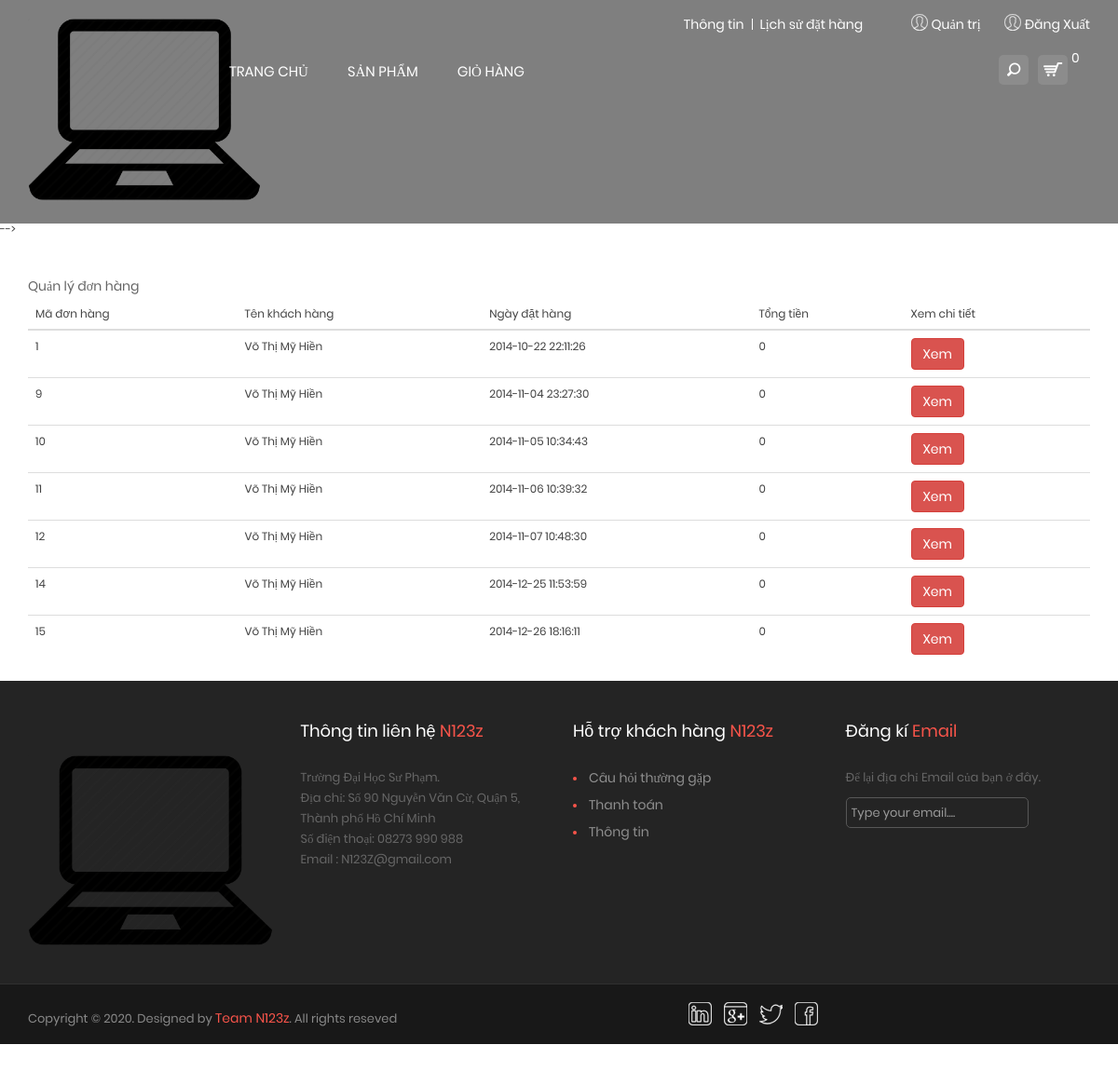
/index.php?mod=order&act=history (signed in), run on the app's committed database.
### tables this page shows
CREATE TABLE `orders` (
  `OrderID` int(11) NOT NULL,
  `UserID` int(11) NOT NULL,
  `AddedDate` datetime NOT NULL,
  `Address` varchar(250) DEFAULT NULL,
  `Phone` varchar(20) DEFAULT NULL,
  `Sum` int(11) DEFAULT NULL,
  `Status` bit(1) NOT NULL DEFAULT b'0'
);

CREATE TABLE `users` (
  `UserID` int(11) NOT NULL,
  `GroupID` int(11) NOT NULL,
  `FullName` varchar(255) NOT NULL,
  `UserName` varchar(20) NOT NULL,
  `PassWord` varchar(32) NOT NULL,
  `Email` varchar(50) NOT NULL
);

### Model/Order.php (called while the page is built, shortened)
<?php
include_once("DataProvider.php");
class Order{
	private $da;
	function __construct(){
		$this->da = new DataProvider();
	}
	function getOrdersByUserId($id){
		$sql = "Select * from orders o join users u on o.UserID = u.UserID where o.UserID=$id";
		return $this->da->FetchAll($sql);
	}
}
?>

### Model/DataProvider.php (called while the page is built, shortened)
 <?php
	class DataProvider{
		private $link;
		function __construct()
		{
			$this->link=mysqli_connect("127.0.0.1","root","","cnweb");
		}
		function ExecuteQuery($sql)
		{
	 		mysqli_query($this->link,"set names utf8");
			return mysqli_query($this->link, $sql);
		}
		function FetchAll($sql){
			$arr=array();
			$r = $this->ExecuteQuery($sql);
			while($row = mysqli_fetch_assoc($r)){
				$arr[]=$row;
			}
			return $arr;
		}
	}
?>

### Model/OrderItem.php (called while the page is built, shortened)
<?php
include_once("DataProvider.php");
class OrderItem{
	private $da;
	function __construct(){
		$this->da = new DataProvider();
	}
	function GetOrderItemByOrder($orderID){
		$sql="Select orderitems.ProductID,ProductName,Price, orderitems.Quantity from orderitems inner join products on orderitems.ProductID=products.ProductID where OrderID=$orderID";
		return $this->da->FetchAll($sql);
	}
}
?>

### View/Order/history.php (the view, shortened to what this page needs)
<div>
<h2><span><a href="admin.php?mod=order&act=manage">Quản lý đơn hàng</a></span></h2>
<table class="table">
  <thead class="thead-dark">
    <tr>
      <th scope="col">Mã đơn hàng</th>
      <th scope="col">Tên khách hàng</th>
      <th scope="col">Ngày đặt hàng</th>
      <th scope="col">Tổng tiền</th>
      <th scope="col">Xem chi tiết</th>
    </tr>
  </thead>
  <tbody>
  	<?php
	foreach($order as $row)
	{
		$item = $oi->GetOrderItemByOrder($row['OrderID']);
		$sum=0;
		$chuoi = <<<EOD
		<tr>
	      <th scope="row">{$row["OrderID"]}</th>
	      <td>{$row["FullName"]}</td>
	      <td>{$row["AddedDate"]}</td>
	      <td>$sum</td>
	      <td><a href="index.php?mod=order&act=chitiet&id={$row["OrderID"]}&index=1" class="btn btn-danger">Xem</a></td>
	    </tr>
EOD;
	    echo $chuoi;
	}
?>
  </tbody>
</table>

### css/style.css (style rules this page uses)
html, body, div, span, applet, object, iframe, h1, h2, h3, h4, h5, h6, p, blockquote, pre, a, abbr, acronym, address, big, cite, code, del, dfn, em, img, ins, kbd, q, s, samp, small, strike, strong, sub, sup, tt, var, b, u, i, center, dl, dt, dd, ol, ul, li, fieldset, form, label, legend, table, caption, tbody, tfoot, thead, tr, th, td, article, aside, canvas, details, embed, figure, figcaption, footer, header, hgroup, menu, nav, output, ruby, section, summary, time, mark, audio, video { margin: 0;padding: 0;border: 0;font-size: 100%;font: inherit;vertical-align: baseline; }
body { font-family: 'Roboto', sans-serif;font-size: 12px;font-weight: 300;line-height: 1;background: #f5f5f5;color: #434343; }
table { border-collapse: collapse;border-spacing: 0; }
h1, h2, h3, h4, h5 { margin: 0;padding: 0;font-weight: 300; }
h2 { font-size: 36px; }
a { transition: all 0.2s ease-in-out 0s;-webkit-transition: all 0.2s ease-in-out 0s; }
a:hover, a:focus, a { text-decoration: none; }
a, button, .button, .products, .name, .price, .fa, .sequence-next, .sequence-prev { -webkit-transition: all 300ms cubic-bezier(0.250, 0.250, 0.750, 0.750);-moz-transition: all 300ms cubic-bezier(0.250, 0.250, 0.750, 0.750);-ms-transition: all 300ms cubic-bezier(0.250, 0.250, 0.750, 0.750);-o-transition: all 300ms cubic-bezier(0.250, 0.250, 0.750, 0.750);transition: all 300ms cubic-bezier(0.250, 0.250, 0.750, 0.750); }
#home { background: url(../images/bg.jpg) center top no-repeat;background-size: cover;-webkit-background-size: cover;background-attachment: fixed; }

### css/main.css (style rules this page uses)
* { margin: 0px; padding: 0px; box-sizing: border-box; }
body, html { height: 100%; font-family: Poppins-Regular, sans-serif; }
a { font-family: Poppins-Regular; font-size: 14px; line-height: 1.7; color: #666666; margin: 0px; transition: all 0.4s; -webkit-transition: all 0.4s; -o-transition: all 0.4s; -moz-transition: all 0.4s; }
h1,h2,h3,h4,h5,h6 { margin: 0px; }

### data on the page
orders: OrderID "1", UserID.FullName "Võ Thị Mỹ Hiền", AddedDate "2014-10-22 22:11:26", sum "0"
orders: OrderID "9", UserID.FullName "Võ Thị Mỹ Hiền", AddedDate "2014-11-04 23:27:30", sum "0"
orders: OrderID "10", UserID.FullName "Võ Thị Mỹ Hiền", AddedDate "2014-11-05 10:34:43", sum "0"
orders: OrderID "11", UserID.FullName "Võ Thị Mỹ Hiền", AddedDate "2014-11-06 10:39:32", sum "0"
orders: OrderID "12", UserID.FullName "Võ Thị Mỹ Hiền", AddedDate "2014-11-07 10:48:30", sum "0"
orders: OrderID "14", UserID.FullName "Võ Thị Mỹ Hiền", AddedDate "2014-12-25 11:53:59", sum "0"
orders: OrderID "15", UserID.FullName "Võ Thị Mỹ Hiền", AddedDate "2014-12-26 18:16:11", sum "0"
